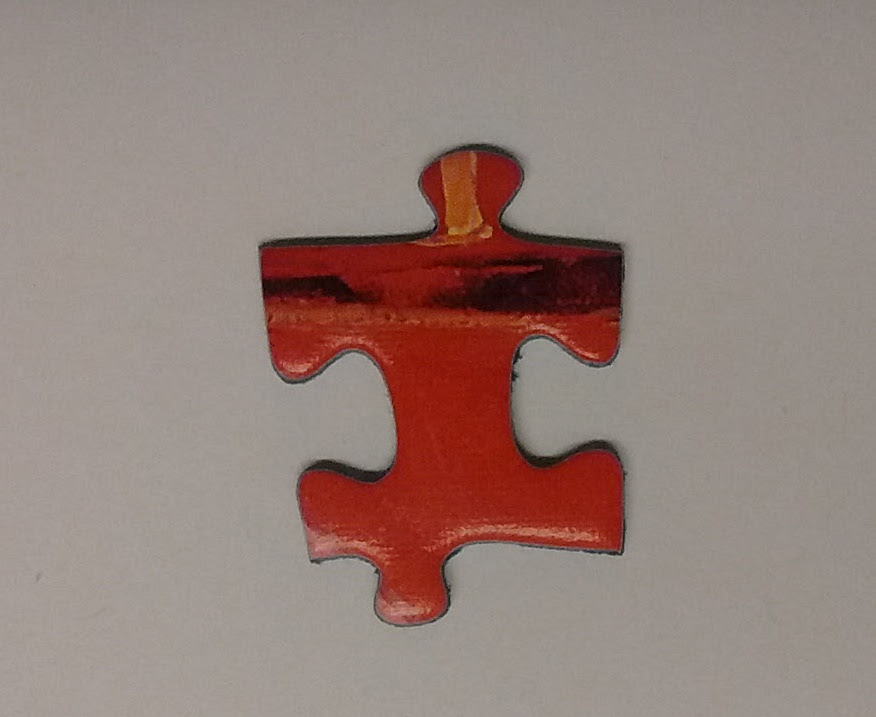
#> input picture a.jpg, 876 x 717 px
$ python -i piece.py   (imports and definitions only)   (Python 2 division)   (older library calls are emulated)
#> lines starting #> are read from the running program, lines starting #| are printed output that depends on the picture
"""Puzzle pieces."""

import itertools
import math

import numpy as np
from scipy import ndimage
from skimage import filters
from skimage import io
from skimage import measure
from skimage import morphology

from quandry import util


class JigsawPiece(object):
  """Representation of a puzzle piece."""

  # [251 lines left out: functions __init__, segment, find_center, find_angles, find_corner_sets, find_rect_candidates and 6 more, not called in this run]

>>> result = JigsawPiece('../a.jpg').segment()
#> in __init__, self.raw_image is the input picture: shape (717, 876, 3); mean R, G, B 149.2, 129, 122.5
#> in __init__, `self.grey_image = io.imread(filepath, as_grey=True)`:
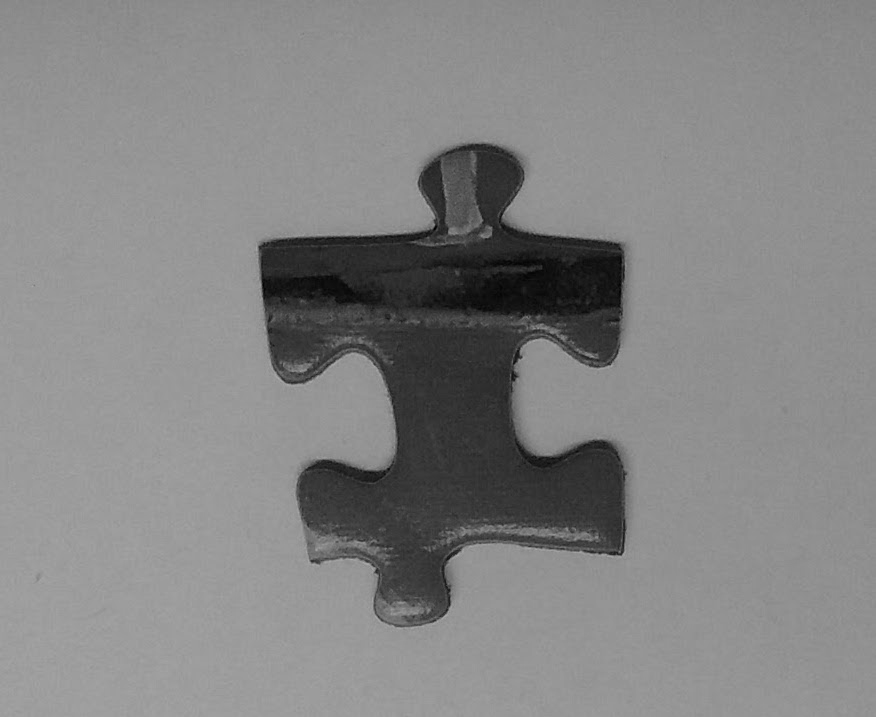
#> self.grey_image: shape (717, 876) float64; min 0.00557, max 0.676, mean 0.521
#> in segment, `elevation_map = filters.sobel(self.grey_image)`:
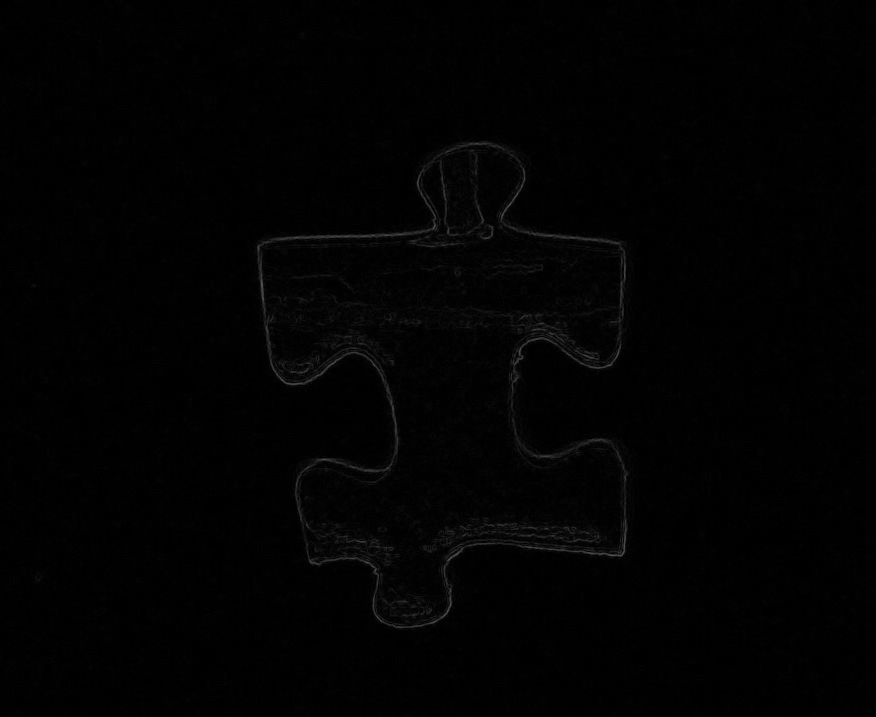
#> elevation_map: shape (717, 876) float64; min 0, max 0.327, mean 0.00956
#> (the run stopped early here; a loop or call above may not have finished)

$ run again, on b.jpg
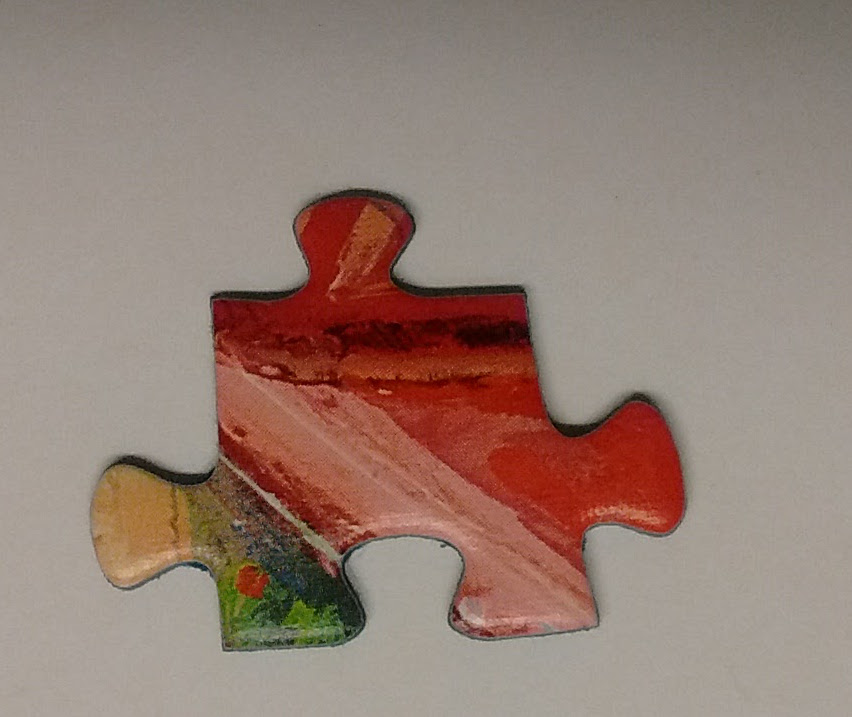
#> input picture b.jpg, 852 x 717 px
#> in __init__, self.raw_image is the input picture: shape (717, 852, 3); mean R, G, B 149.1, 127.2, 116.9
#> in __init__, `self.grey_image = io.imread(filepath, as_grey=True)`:
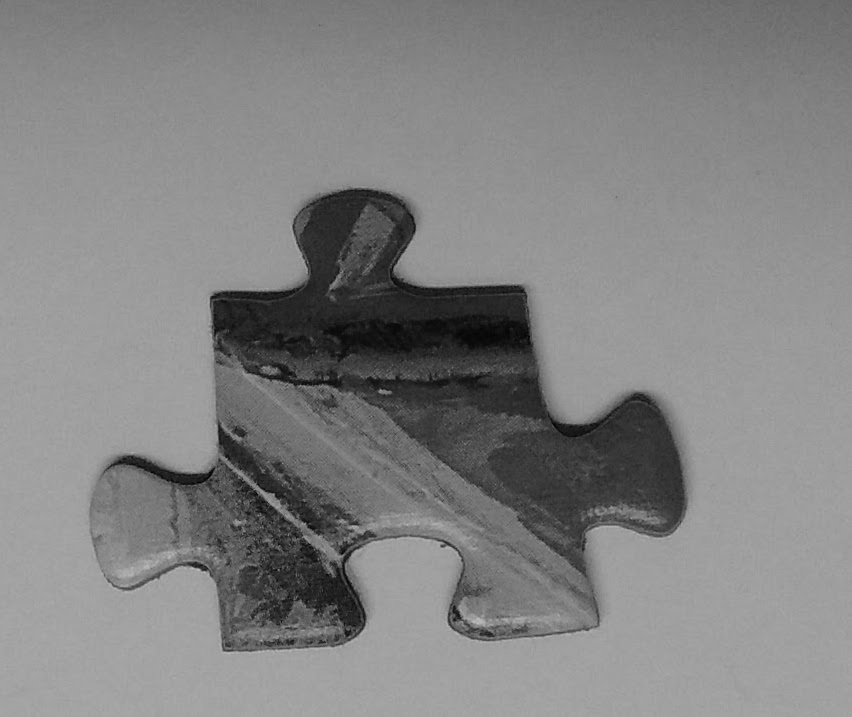
#> self.grey_image: shape (717, 852) float64; min 0.000833, max 0.754, mean 0.514
#> in segment, `elevation_map = filters.sobel(self.grey_image)`:
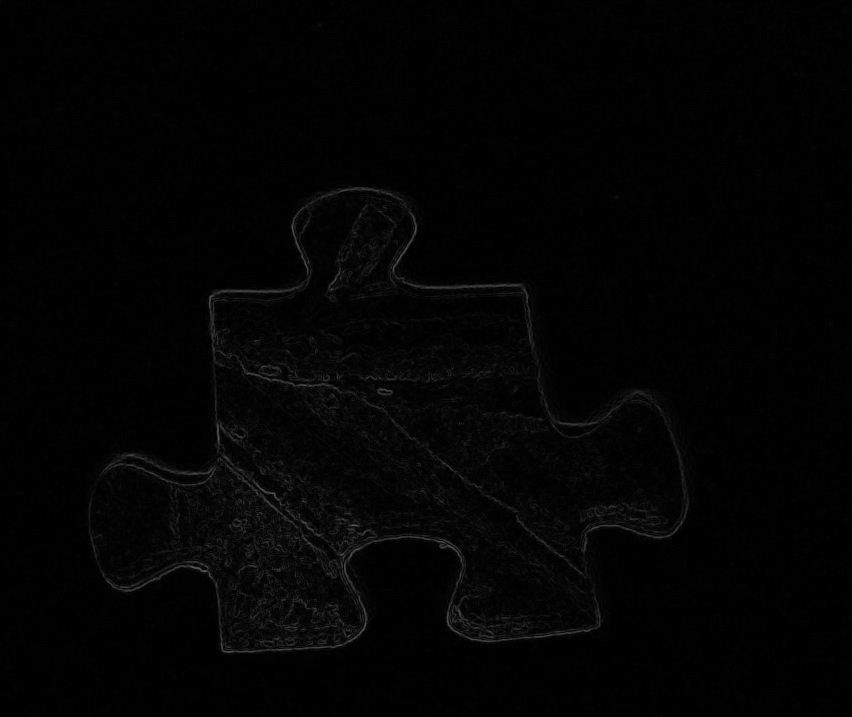
#> elevation_map: shape (717, 852) float64; min 0, max 0.361, mean 0.014

$ run again, on c.jpg
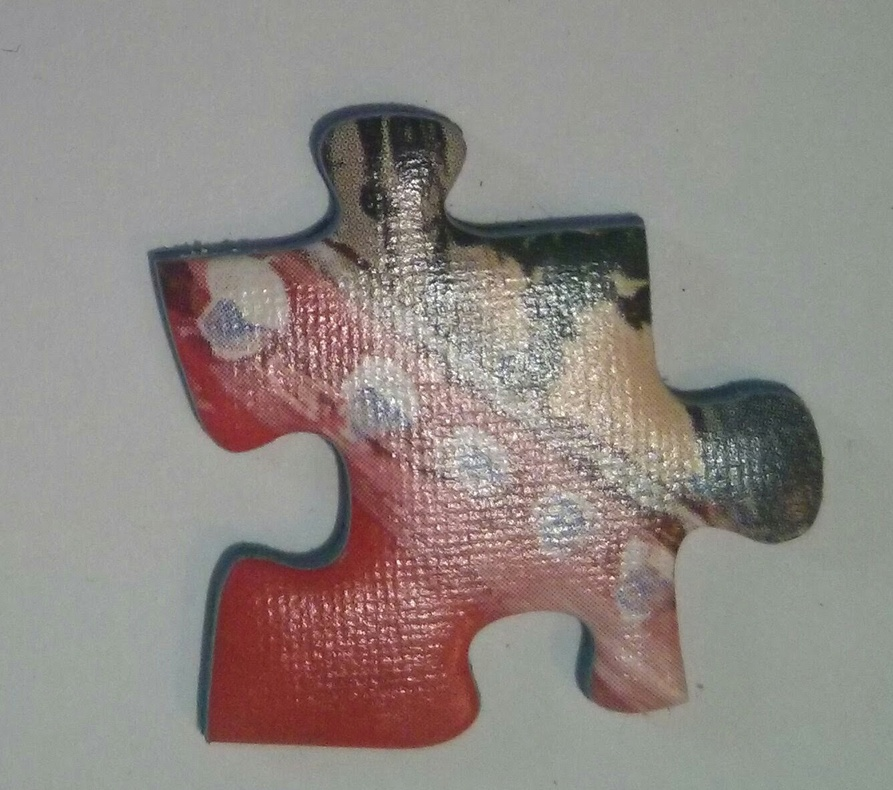
#> input picture c.jpg, 893 x 790 px, shrunk from 1337 x 1183 before the run
#> in __init__, self.raw_image is the input picture: shape (790, 893, 3); mean R, G, B 143.1, 135.7, 131.2
#> in __init__, `self.grey_image = io.imread(filepath, as_grey=True)`:
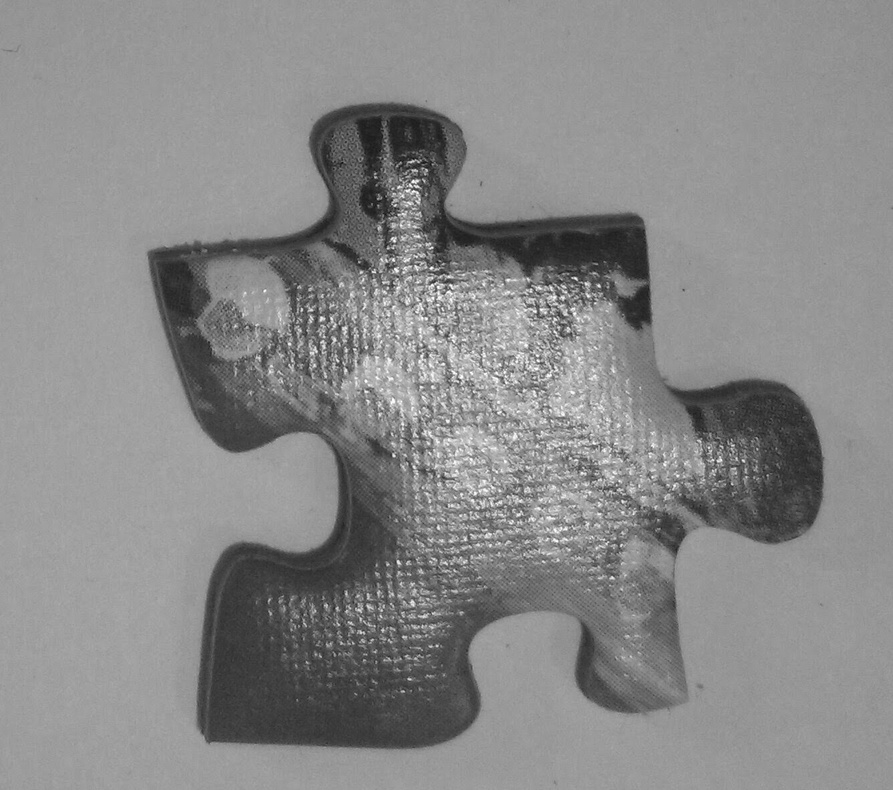
#> self.grey_image: shape (790, 893) float64; min 0.0515, max 1, mean 0.537
#> in segment, `elevation_map = filters.sobel(self.grey_image)`:
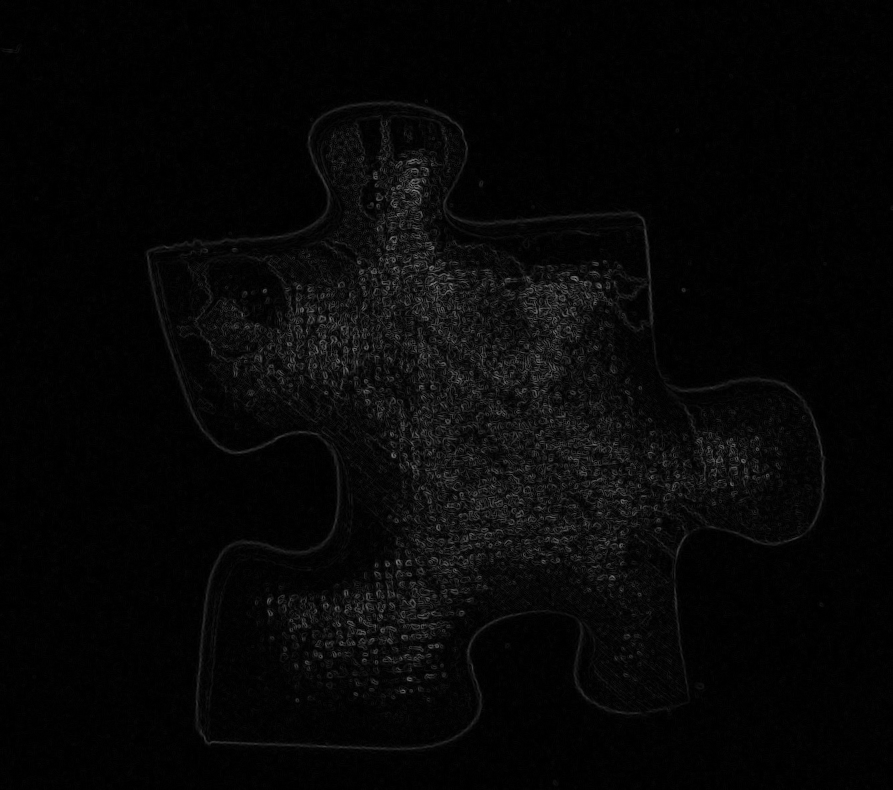
#> elevation_map: shape (790, 893) float64; min 0, max 0.512, mean 0.0277

$ run again, on d.jpg
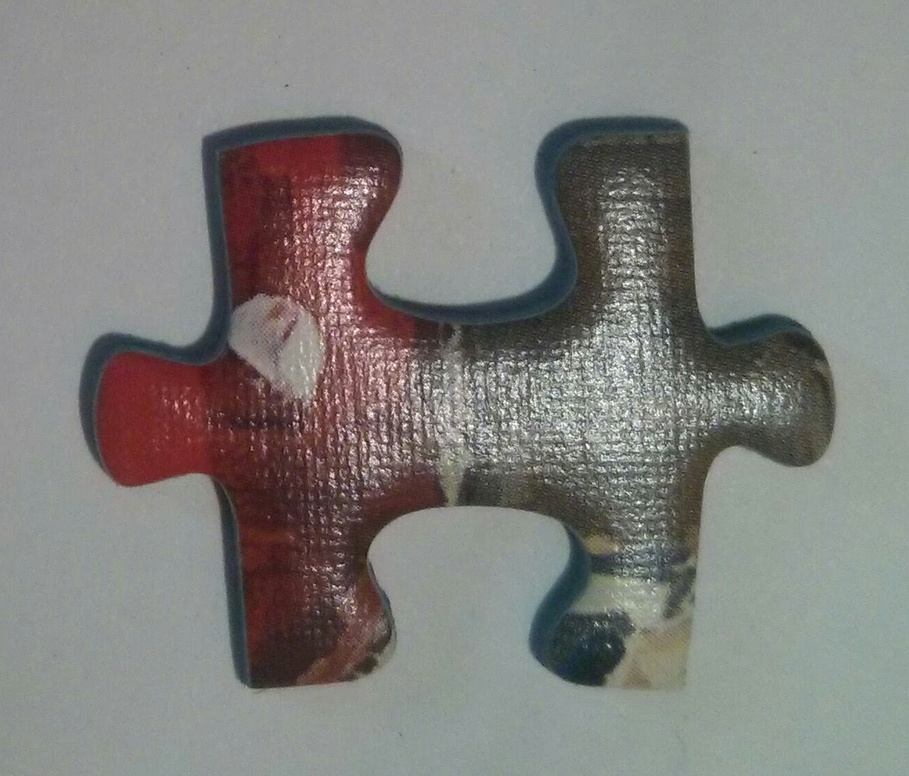
#> input picture d.jpg, 909 x 776 px, shrunk from 1314 x 1122 before the run
#> in __init__, self.raw_image is the input picture: shape (776, 909, 3); mean R, G, B 130.1, 129, 125.9
#> in __init__, `self.grey_image = io.imread(filepath, as_grey=True)`:
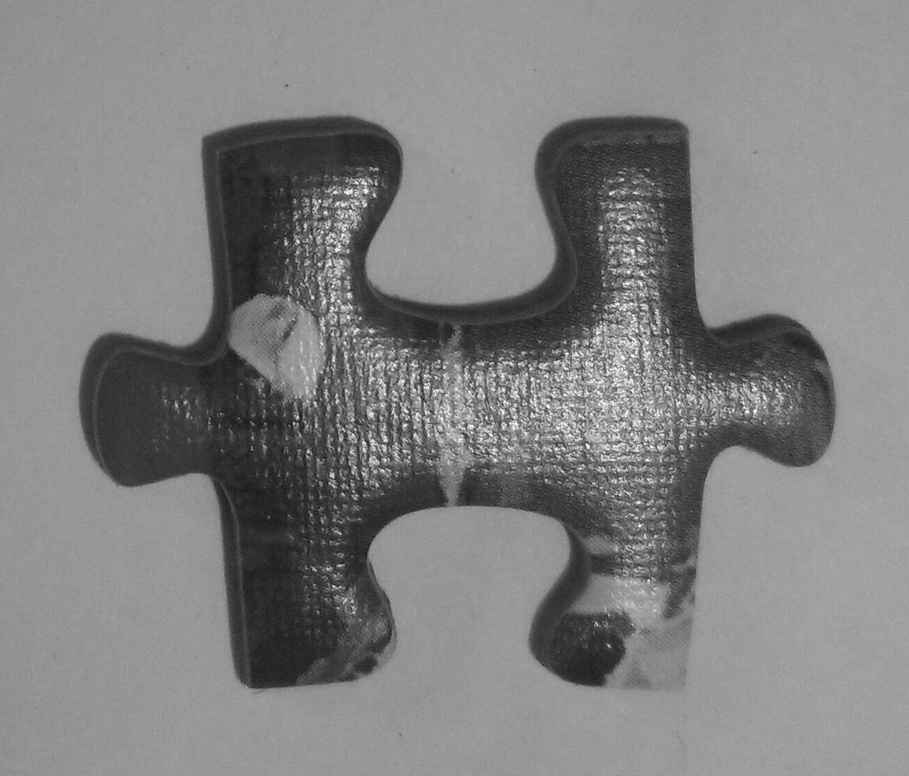
#> self.grey_image: shape (776, 909) float64; min 0.0606, max 0.999, mean 0.506
#> in segment, `elevation_map = filters.sobel(self.grey_image)`:
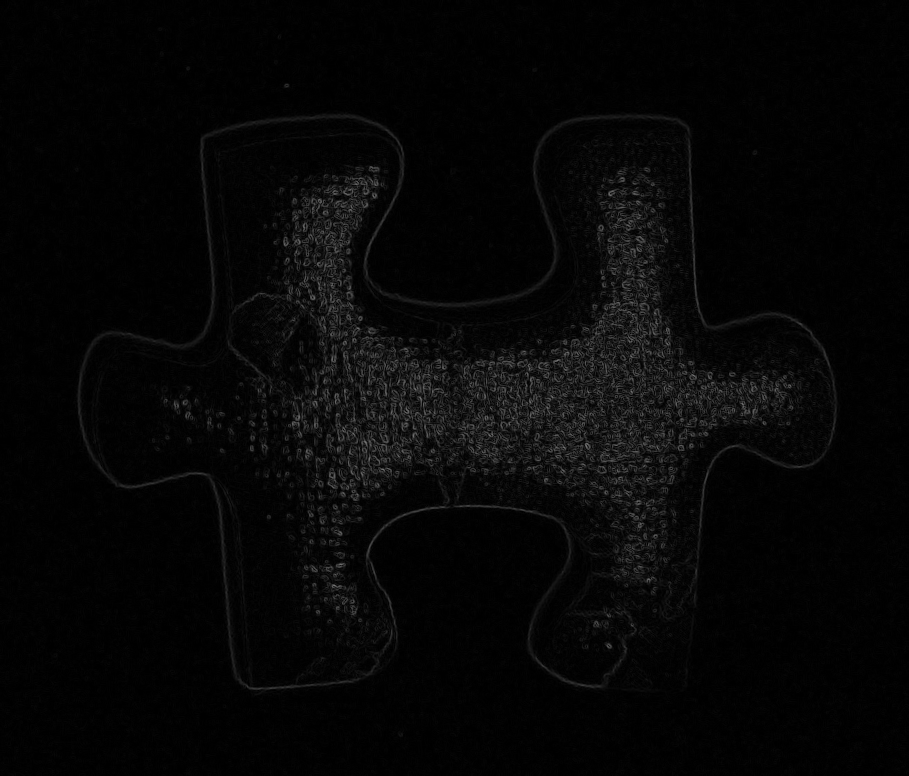
#> elevation_map: shape (776, 909) float64; min 0, max 0.465, mean 0.0261
